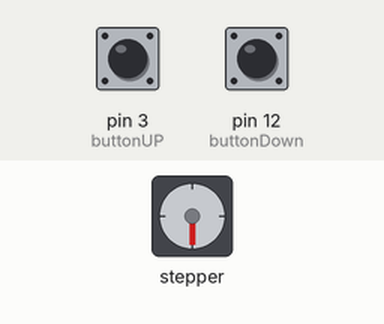
The sketch below on a simulated Arduino Uno, built with avr-gcc and run on an emulated ATmega328P. Shown: stepper motor. Wiring (inferred from the names in the program): stepper motor driver (200 steps per turn assumed): step pin 8; direction pin 9. The inputs (shaded band) are chosen by the test bench; at power-on: pin 12 (buttonDown) HIGH, pin 3 (buttonUP) LOW.

Above: at 1.2 s.
1.3 s: pin 12 (buttonDown) pulled LOW for 3.2 s
At 4.7 s:
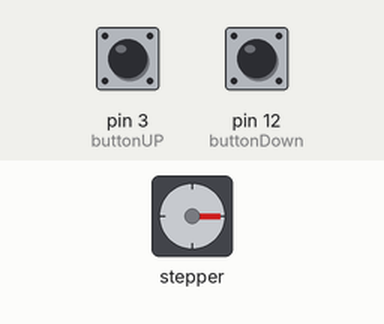
6.9 s: pin 3 (buttonUP) pulled HIGH for 0.15 s
At 9.99 s:
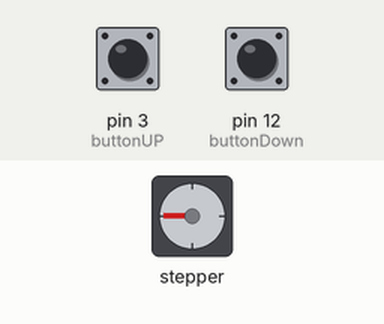
10.0 s: pin 12 (buttonDown) pulled LOW for 0.15 s
At 10.38 s:
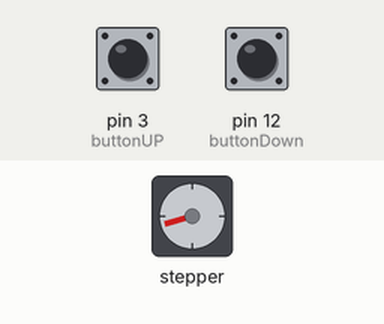
13.0 s: pin 3 (buttonUP) pulled HIGH for 1 s
At 13.76 s:
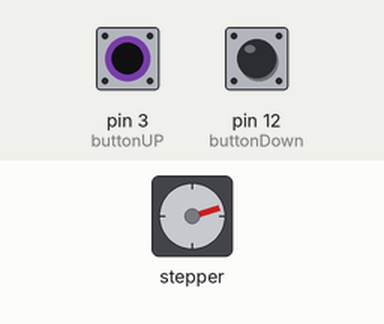
17.0 s: pin 12 (buttonDown) pulled LOW for 1 s
20.7 s: pin 3 (buttonUP) pulled HIGH for 0.15 s
Timing chart, 0 to 71.3 s (numbered marks = the images above; inputs shaded):
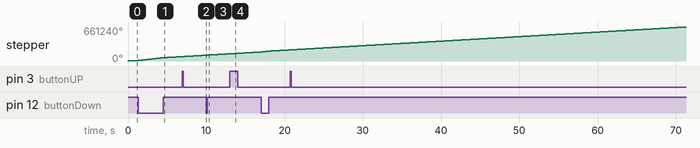

The sketch:

nema23_WITH_limit_switch_FOR_camera.ino
```cpp
#define dir 9
#define pul 8
#define buttonDown 12
#define ena 13
#define buttonUP 3
int x=900; // LIMIT step delay

void setup() {
  Serial.begin(9600);//Start serial protocol
  pinMode(dir, OUTPUT);
  pinMode(pul, OUTPUT);
  digitalWrite(dir,LOW);
  digitalWrite(pul, LOW);
}
void loop() {
  for(int j=0; j<1500; j++) {
  int buttonDownCase=digitalRead(buttonDown);//read button down
  int buttonUPCase=digitalRead(buttonUP);//read button up
  for(int i=0; i<150; i++) {//  for(int i=0; i<6; i++) {
  if(buttonDownCase==0){//increase analog  the speed
  digitalWrite(pul,HIGH);
  delayMicroseconds(x);
  digitalWrite(pul, LOW);
 // delayMicroseconds(x);
  }
  }
  if(x>100) x-=2;
  if  (buttonDownCase==1){//change direction motor
     digitalWrite(dir,HIGH);
     digitalWrite(pul,HIGH);
     delayMicroseconds(x);
     digitalWrite(pul, LOW);

  }
   if(buttonUPCase==1){
    digitalWrite(ena,HIGH);//switch off motor
  }
   /*Serial.print("buttonDown Case:");
    Serial.print(buttonDownCase);
    Serial.println(" ");
    delay(2000);//serial delay second

    Serial.print("buttonUp Case:");
    Serial.print(buttonUPCase);
    Serial.println(" ");
    delay(2000);*/

}
}
```
